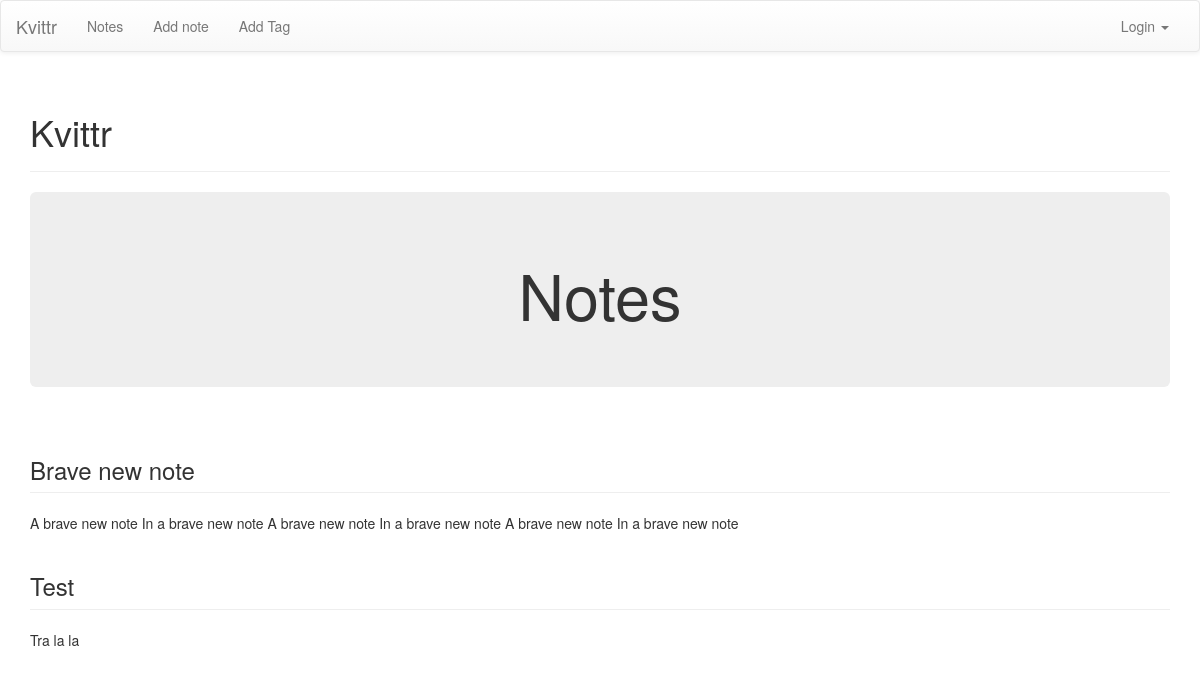
Page /notes/ on the earlier database version.
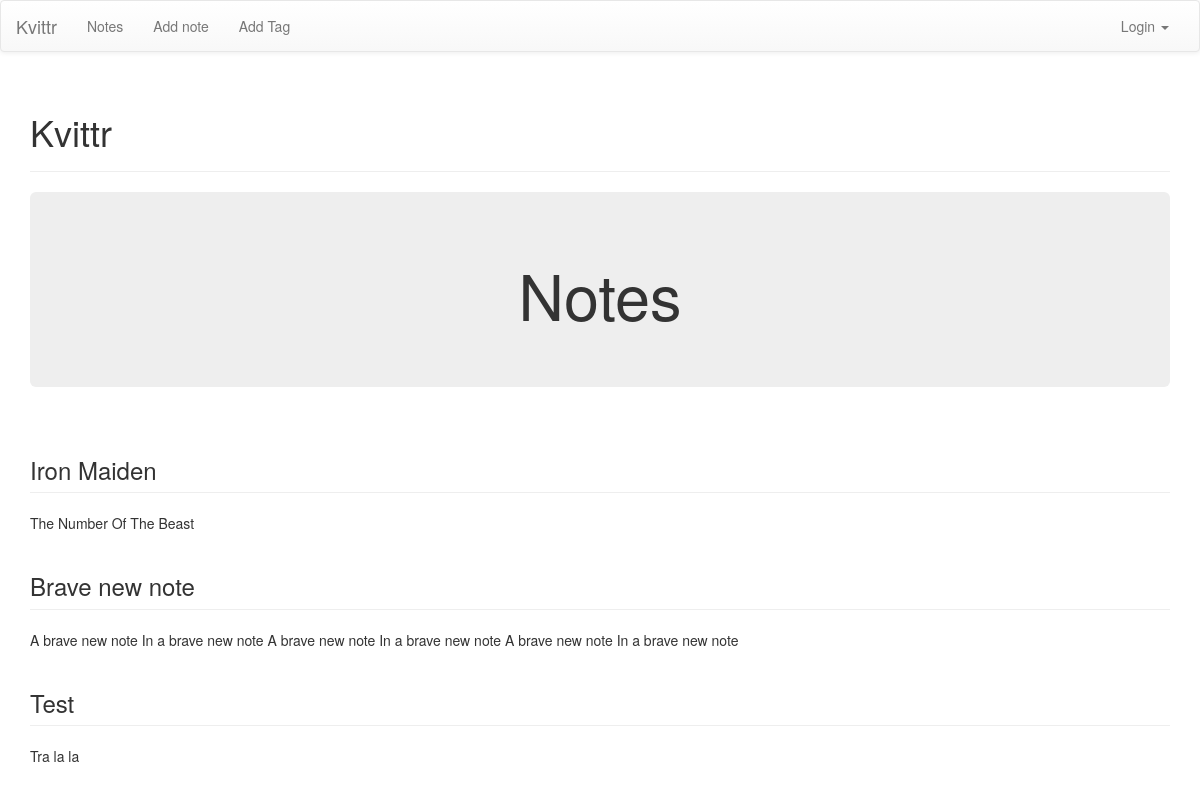
Same page on the later database version.
### notes/models.py (models this page shows, shortened)
class Note(models.Model):
	label = models.CharField(max_length = 30)
	body = models.TextField()
	timestamp = models.DateTimeField(auto_now_add=True)

### notes/views.py (the view)
def index_view(request):
	notes = Note.objects.all().order_by('-timestamp')
	context = {'notes': notes}
	return render (request, 'notes/index.html', context)

### templates/notes/index.html
{% extends 'base.html' %}
{% block pagecontent %}
<div class="jumbotron">
	<h1 align="center">Notes</h1>
</div>
<div class="row">
	<div class="col-sm-12">
		{% if notes %}
			{% for note in notes %}
				<h3 class="page-header">{{note.label}}</h3>
				{{note.body}}
			{% endfor%}
		{% else %}
			<div class="alert alert-warning" align="center">
				<h3>No notes yet</h3>
			</div>
		{% endif%}
	</div>
</div>
{% endblock pagecontent %}

Differences in the rows shown:
added Note: label "Iron Maiden", body "The Number Of The Beast"
